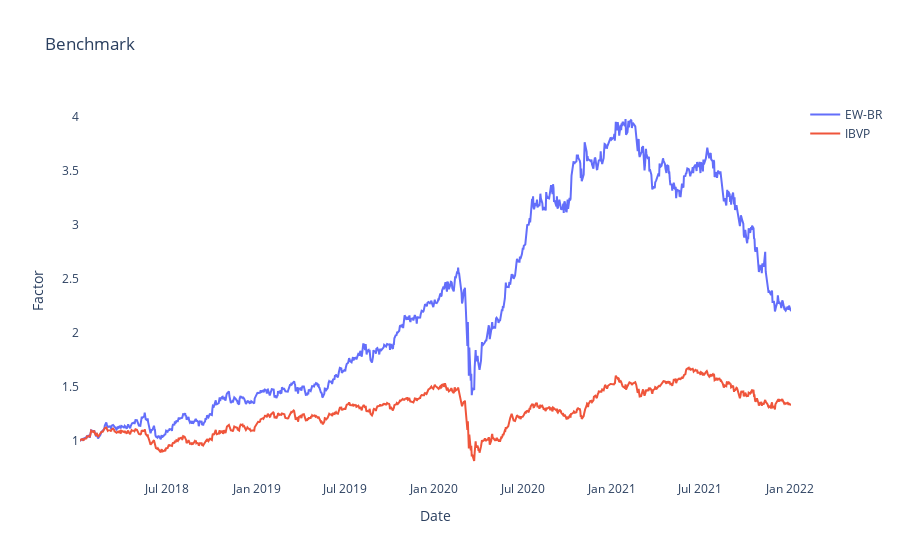

Notebook code for this chart:
### Markdown cell above
Finally, we can use the `benchmark` method to compare the cumulative returns between the object calling it and the objects passed as a list.

### Code cell
# if plot_in='go', one must remove the
# palette option
ew_br.benchmark(
    [ibvp],
    plot_in='sns',
    palette=['navy', 'orange']
)

### Figure 1 — Plotly figure (JSON) as saved in the notebook; plotly's stock layout.template omitted (floating-point values rounded to 4 significant figures; data arrays with more than 128 entries replaced by an {"elided": "..."} marker saying what was removed)
{"data": [{"mode": "lines", "name": "EW-BR", "type": "scatter", "x": {"elided": "989 str values"}, "y": {"elided": "989 float values"}}, {"mode": "lines", "name": "IBVP", "type": "scatter", "x": {"elided": "989 str values"}, "y": {"elided": "989 float values"}}], "layout": {"hoverdistance": 100, "plot_bgcolor": "#FFF", "spikedistance": 1000, "title": {"text": "Benchmark"}, "xaxis": {"showgrid": false, "showspikes": true, "spikecolor": "#999999", "spikedash": "dot", "spikemode": "across", "spikethickness": 2, "title": {"text": "Date"}}, "yaxis": {"showgrid": false, "title": {"text": "Factor"}}}}
